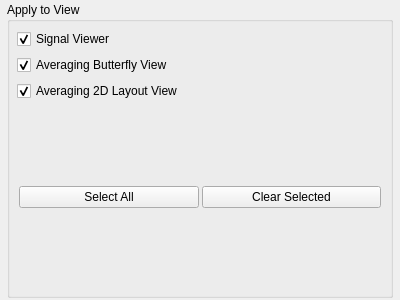
<?xml version="1.0" encoding="UTF-8"?>
<ui version="4.0">
 <class>ApplyToViewWidget</class>
 <widget class="QWidget" name="ApplyToViewWidget">
  <property name="geometry">
   <rect>
    <x>0</x>
    <y>0</y>
    <width>400</width>
    <height>300</height>
   </rect>
  </property>
  <property name="sizePolicy">
   <sizepolicy hsizetype="Preferred" vsizetype="Minimum">
    <horstretch>0</horstretch>
    <verstretch>0</verstretch>
   </sizepolicy>
  </property>
  <property name="windowTitle">
   <string>Form</string>
  </property>
  <layout class="QVBoxLayout" name="verticalLayout">
   <property name="leftMargin">
    <number>7</number>
   </property>
   <property name="topMargin">
    <number>2</number>
   </property>
   <property name="rightMargin">
    <number>7</number>
   </property>
   <property name="bottomMargin">
    <number>2</number>
   </property>
   <item>
    <widget class="QGroupBox" name="groupBox">
     <property name="sizePolicy">
      <sizepolicy hsizetype="Preferred" vsizetype="Minimum">
       <horstretch>0</horstretch>
       <verstretch>0</verstretch>
      </sizepolicy>
     </property>
     <property name="title">
      <string>Apply to View</string>
     </property>
     <layout class="QVBoxLayout" name="verticalLayout_2">
      <property name="leftMargin">
       <number>7</number>
      </property>
      <property name="topMargin">
       <number>7</number>
      </property>
      <property name="rightMargin">
       <number>7</number>
      </property>
      <property name="bottomMargin">
       <number>7</number>
      </property>
      <item>
       <widget class="QCheckBox" name="m_checkBoxSignaViewer">
        <property name="text">
         <string>Signal Viewer</string>
        </property>
        <property name="checked">
         <bool>true</bool>
        </property>
       </widget>
      </item>
      <item>
       <widget class="QCheckBox" name="m_checkBoxButterfly">
        <property name="text">
         <string>Averaging Butterfly View</string>
        </property>
        <property name="checked">
         <bool>true</bool>
        </property>
       </widget>
      </item>
      <item>
       <widget class="QCheckBox" name="m_checkBoxLayout">
        <property name="text">
         <string>Averaging 2D Layout View</string>
        </property>
        <property name="checked">
         <bool>true</bool>
        </property>
       </widget>
      </item>
      <item>
       <widget class="QFrame" name="frame">
        <property name="sizePolicy">
         <sizepolicy hsizetype="Minimum" vsizetype="Minimum">
          <horstretch>0</horstretch>
          <verstretch>0</verstretch>
         </sizepolicy>
        </property>
        <property name="frameShape">
         <enum>QFrame::NoFrame</enum>
        </property>
        <property name="frameShadow">
         <enum>QFrame::Plain</enum>
        </property>
        <layout class="QHBoxLayout" name="horizontalLayout">
         <property name="spacing">
          <number>3</number>
         </property>
         <property name="leftMargin">
          <number>2</number>
         </property>
         <property name="topMargin">
          <number>2</number>
         </property>
         <property name="rightMargin">
          <number>2</number>
         </property>
         <property name="bottomMargin">
          <number>2</number>
         </property>
         <item>
          <widget class="QPushButton" name="m_pushButtonAll">
           <property name="text">
            <string>Select All</string>
           </property>
           <property name="flat">
            <bool>false</bool>
           </property>
          </widget>
         </item>
         <item>
          <widget class="QPushButton" name="m_pushButtonClear">
           <property name="text">
            <string>Clear Selected</string>
           </property>
           <property name="flat">
            <bool>false</bool>
           </property>
          </widget>
         </item>
        </layout>
       </widget>
      </item>
     </layout>
    </widget>
   </item>
  </layout>
 </widget>
 <resources/>
 <connections/>
</ui>
